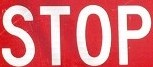
#> input picture opencv/image/stop_sign_3.jpg, 153 x 67 px
$ python backprojection.py
#> lines starting #> are read from the running program, lines starting #| are printed output that depends on the picture; after the words box and inside, x2 and y2 are one past the last pixel; in counts of white or black regions, pixels touching at a corner belong together
import cv2
import numpy as np
from matplotlib import pyplot as plt

#roi is the object or region of object we need to find
roi = cv2.imread('image/stop_sign_3.jpg')
#> roi is the input picture: shape (67, 153, 3); mean B, G, R 125.6, 119.6, 220.5
hsv_roi = cv2.cvtColor(roi, cv2.COLOR_BGR2HSV)
#> hsv_roi: shape (67, 153, 3); mean H, S, V 135.3, 126, 220.7

#target is the image we search in
target = cv2.imread('image/stop_sign_base_1.jpg')
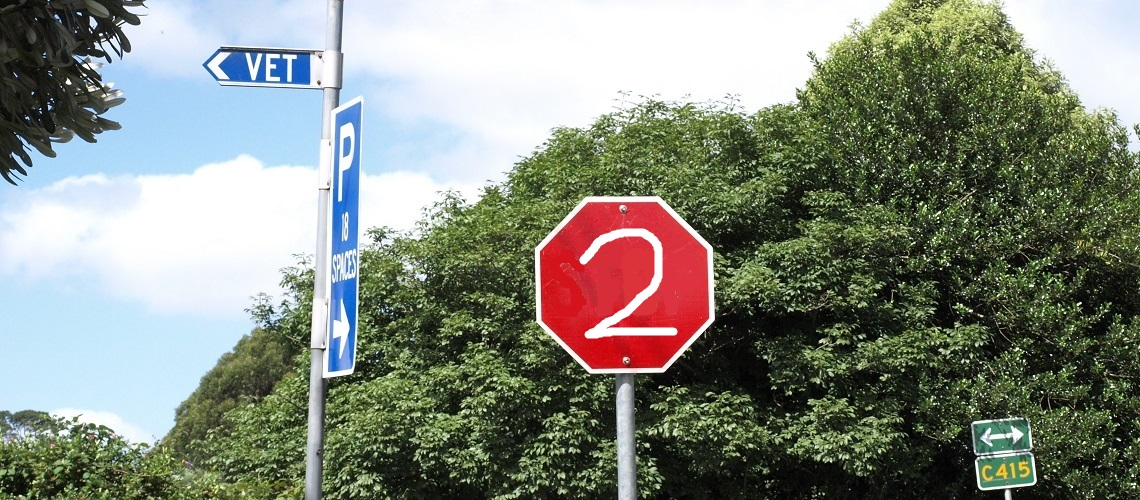
#> input picture opencv/image/stop_sign_base_1.jpg, 1140 x 500 px
#> target is the input picture: shape (500, 1140, 3); mean B, G, R 126.4, 137.7, 131.8
target = cv2.resize(target, (0, 0), fx=0.5, fy=0.5)
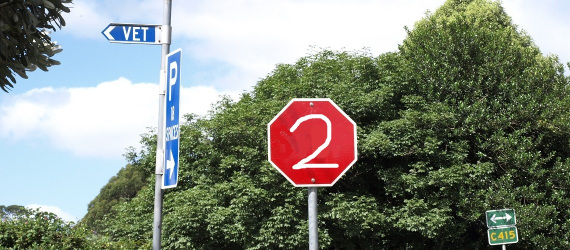
#> target: shape (250, 570, 3); mean B, G, R 126.6, 137.8, 132
hsv_target = cv2.cvtColor(target, cv2.COLOR_BGR2HSV)
#> hsv_target: shape (250, 570, 3); mean H, S, V 63.1, 73.2, 149

# Find the histograms using calcHist. Can be done with np.histogram2d also
roihist = cv2.calcHist([hsv_roi], [0, 1], None, [180, 256], [0, 180, 0, 256])
# [6 lines of commented-out code are left out]
dst = cv2.calcBackProject([hsv_target], [0, 1], roihist, [0, 180, 0, 256], 1)
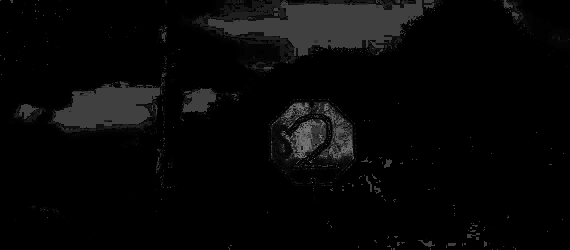
#> dst: shape (250, 570); min 0, max 117, mean 7.3

# Now convolute with circular disc
disc = cv2.getStructuringElement(cv2.MORPH_ELLIPSE, (10, 10))
cv2.filter2D(dst, -1, disc, dst)
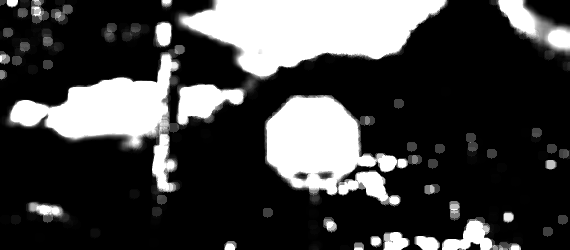
#> dst: shape (250, 570); min 0, max 255, mean 66.3

# threshold and binary AND
ret, thresh = cv2.threshold(dst, 100, 255, cv2.THRESH_BINARY)
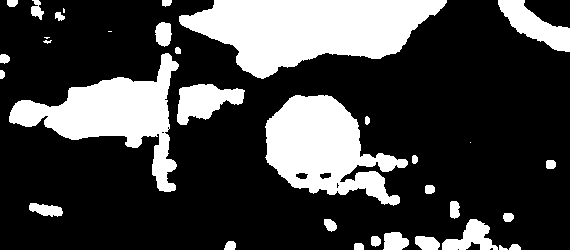
#> thresh: shape (250, 570); 26% white; 34 white regions (4 under 20 px), largest, box (x1, y1, x2, y2) and area: (179, 0, 447, 79) 12897, (265, 95, 408, 206) 8791, (9, 53, 179, 192) 8319
thresh = cv2.merge((thresh, thresh, thresh))   # RGB 3D
res = cv2.bitwise_and(target, thresh)
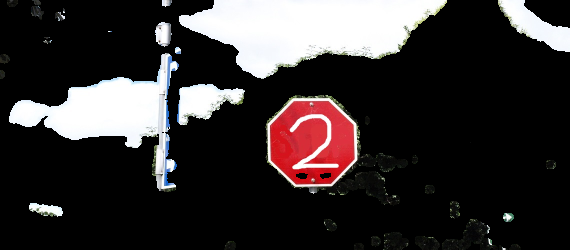
#> res: shape (250, 570, 3); mean B, G, R 48.9, 48.5, 53.9
res = np.vstack((target, thresh, res))
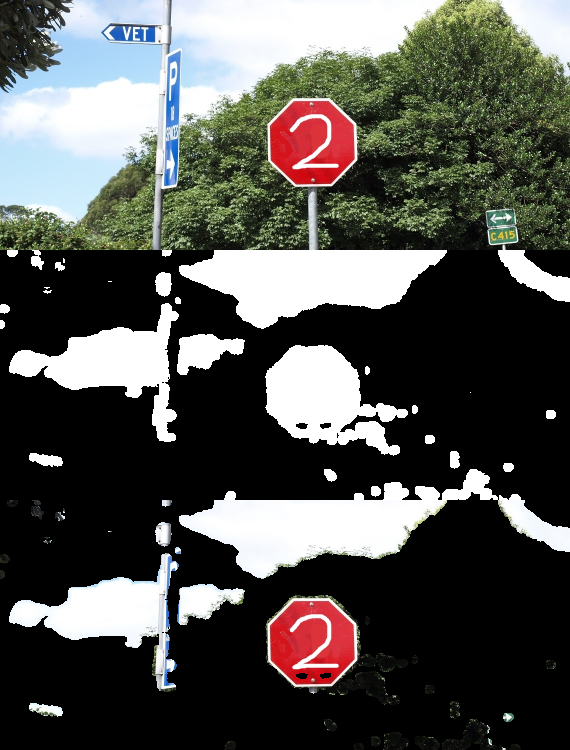
#> res: shape (750, 570, 3); mean B, G, R 80.6, 84.2, 84

cv2.imshow('res', res)
cv2.waitKey(0)
